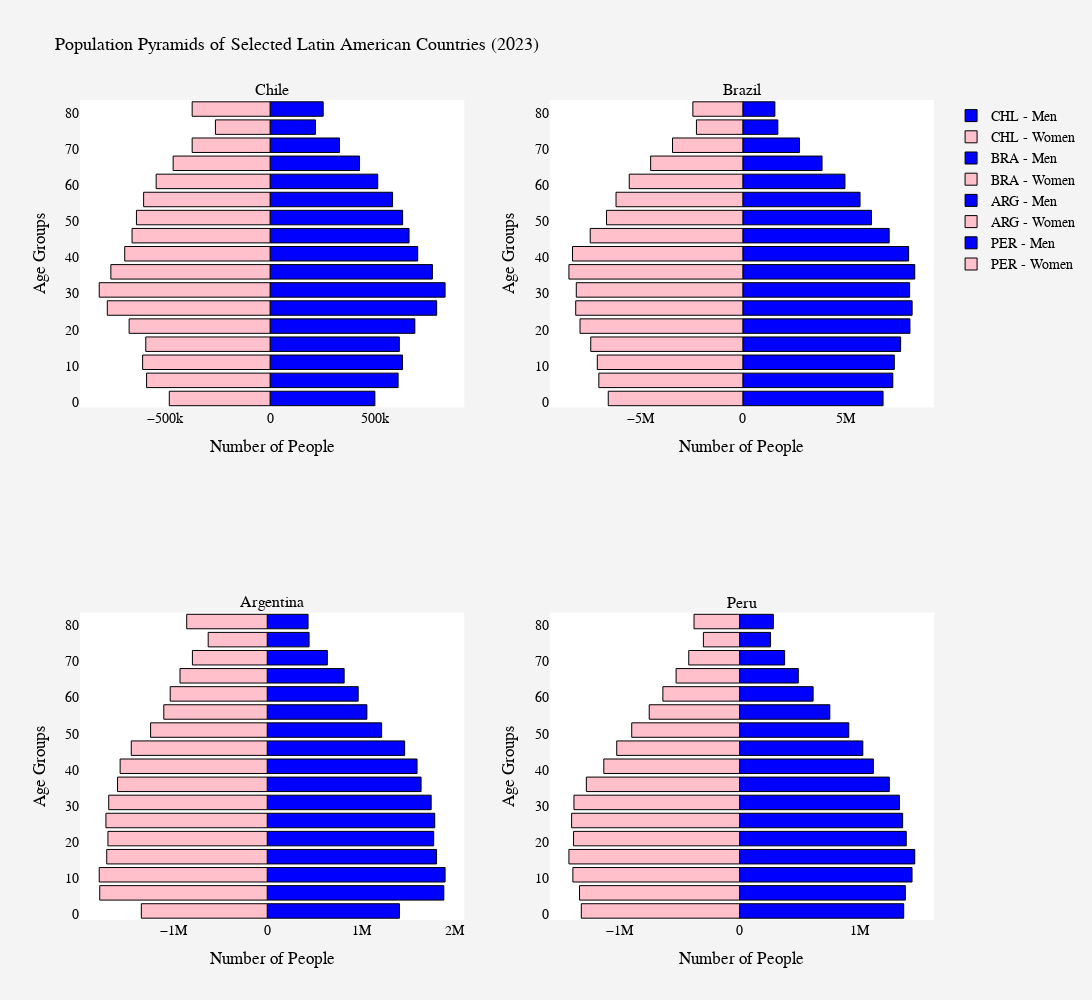
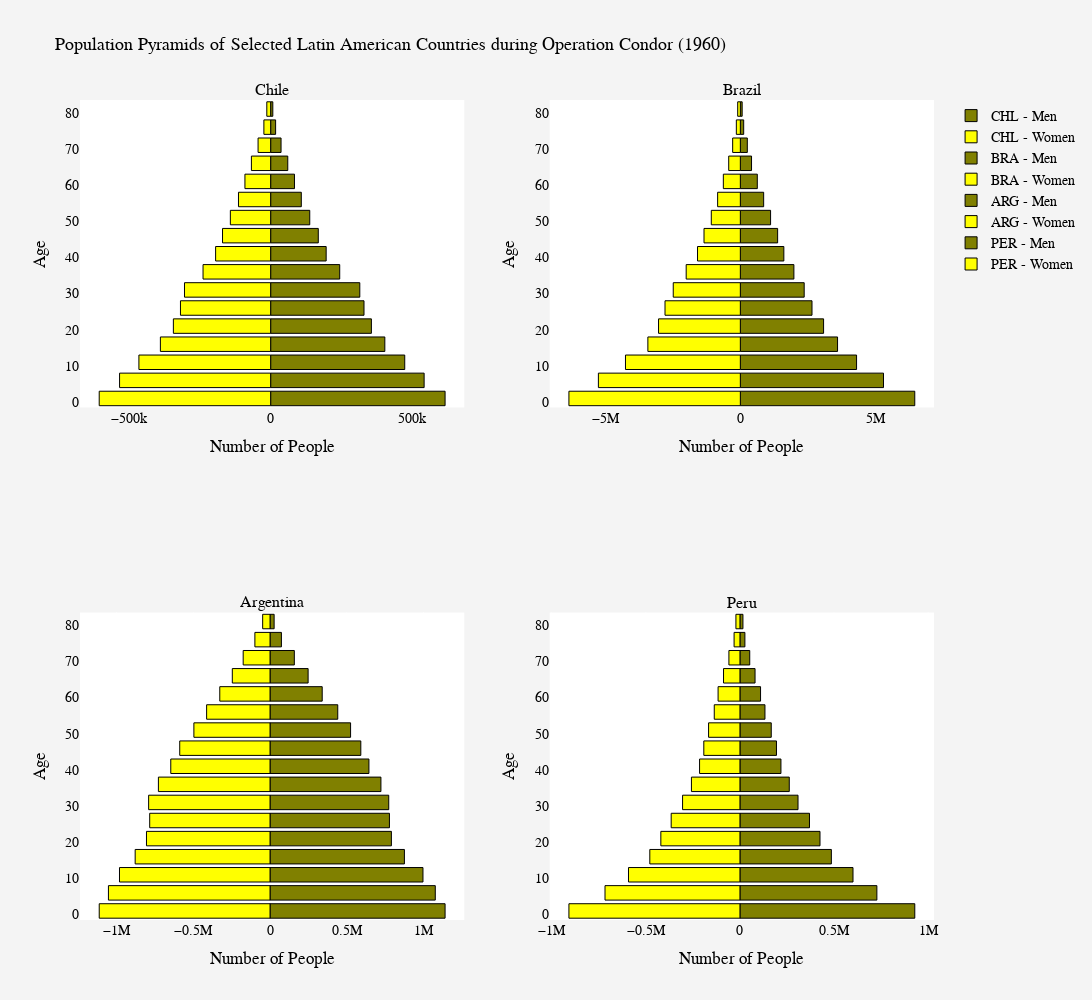

Source (notebook cell) for these figures, in order:
### Code cell
# A figure comparing the population pyramids of various Operation Condor countries in 1980

# Define multiple countries
country_choices = ["CHL", "BRA", "ARG", "PER"]
country_titles = ["Chile", "Brazil", "Argentina", "Peru"]

# Create a subplot layout (2 rows, 2 columns)
fig_5 = make_subplots(rows=2, cols=2, subplot_titles=country_titles)

# Loop through each country and generate its population pyramid
for i, (country, title) in enumerate(zip(country_choices, country_titles)):
    condor_countries = wbdata.get_dataframe(categories, country=country)

    # Extract male and female data
    male_data = condor_countries.loc[str(1960), :].filter(regex="Male").values
    female_data = -condor_countries.loc[str(1960), :].filter(regex="Female").values  # Negative for left alignment
    age_groups = [int(s[:2]) + 1 for s in ages]  # Convert age labels to integers

    # Determine subplot position
    row = i // 2 + 1
    col = i % 2 + 1

    # Add Male bar trace
    fig_5.add_trace(go.Bar(
        x=male_data,
        y=age_groups,
        orientation='h',
        name=f'{country} - Men',
        marker=dict(color='olive', line=dict(color='black', width=1)),
        hoverinfo='skip'
    ), row=row, col=col)

    # Add Female bar trace
    fig_5.add_trace(go.Bar(
        x=female_data,
        y=age_groups,
        orientation='h',
        name=f'{country} - Women',
        marker=dict(color='yellow', line=dict(color='black', width=1)),
        hoverinfo='skip'
    ), row=row, col=col)

 # Customize X and Y axis labels for each subplot
    fig_5.update_xaxes(title_text="Number of People", row=row, col=col)
    fig_5.update_yaxes(title_text="Age", row=row, col=col)

# Updated layout for aesthetics!
fig_5.update_layout(
    title="Population Pyramids of Selected Latin American Countries during Operation Condor (1960)",
    title_font=dict(size=18, color='black'),
    barmode='overlay',
    width=1200,  # Adjust width
    height=1000,  # Adjust height
    paper_bgcolor='#f4f4f4',
    plot_bgcolor='#ffffff',
    font=dict(family="Arial, sans-serif", size=14, color="black"),
    showlegend=True
)

# Make the final figure
fig_5.show()

### Figure 1 — Plotly figure (JSON) as saved in the notebook; plotly's stock layout.template omitted (floating-point values rounded to 4 significant figures)
{"data": [{"hoverinfo": "skip", "marker": {"color": "blue", "line": {"color": "black", "width": 1}}, "name": "CHL - Men", "orientation": "h", "type": "bar", "x": [499497, 610220, 631358, 616013, 690037, 793927, 834125, 773666, 703612, 662342, 631789, 583889, 513041, 426389, 330819, 216319, 253115], "xaxis": "x", "y": [1, 6, 11, 16, 21, 26, 31, 36, 41, 46, 51, 56, 61, 66, 71, 76, 81], "yaxis": "y"}, {"hoverinfo": "skip", "marker": {"color": "pink", "line": {"color": "black", "width": 1}}, "name": "CHL - Women", "orientation": "h", "type": "bar", "x": [-480317, -588597, -607569, -592471, -671864, -775831, -814411, -758933, -692781, -657851, -637002, -602749, -542995, -462029, -371355, -260530, -371391], "xaxis": "x", "y": [1, 6, 11, 16, 21, 26, 31, 36, 41, 46, 51, 56, 61, 66, 71, 76, 81], "yaxis": "y"}, {"hoverinfo": "skip", "marker": {"color": "blue", "line": {"color": "black", "width": 1}}, "name": "BRA - Men", "orientation": "h", "type": "bar", "x": [6816811, 7290633, 7363354, 7671684, 8123635, 8229536, 8107738, 8359157, 8060566, 7113490, 6252678, 5697406, 4964556, 3850614, 2753262, 1700312, 1557629], "xaxis": "x2", "y": [1, 6, 11, 16, 21, 26, 31, 36, 41, 46, 51, 56, 61, 66, 71, 76, 81], "yaxis": "y2"}, {"hoverinfo": "skip", "marker": {"color": "pink", "line": {"color": "black", "width": 1}}, "name": "BRA - Women", "orientation": "h", "type": "bar", "x": [-6544038, -7001765, -7076314, -7395848, -7916483, -8126560, -8098401, -8456781, -8281868, -7420735, -6629255, -6166153, -5523358, -4482837, -3420327, -2256565, -2430382], "xaxis": "x2", "y": [1, 6, 11, 16, 21, 26, 31, 36, 41, 46, 51, 56, 61, 66, 71, 76, 81], "yaxis": "y2"}, {"hoverinfo": "skip", "marker": {"color": "blue", "line": {"color": "black", "width": 1}}, "name": "ARG - Men", "orientation": "h", "type": "bar", "x": [1408989, 1882511, 1895989, 1805165, 1774537, 1785580, 1747637, 1640079, 1597110, 1464950, 1219398, 1062536, 969758, 820092, 640804, 446349, 435496], "xaxis": "x3", "y": [1, 6, 11, 16, 21, 26, 31, 36, 41, 46, 51, 56, 61, 66, 71, 76, 81], "yaxis": "y3"}, {"hoverinfo": "skip", "marker": {"color": "pink", "line": {"color": "black", "width": 1}}, "name": "ARG - Women", "orientation": "h", "type": "bar", "x": [-1341640, -1785322, -1790819, -1710682, -1698011, -1719381, -1689393, -1595314, -1567877, -1449036, -1243297, -1102245, -1034084, -929671, -797329, -629105, -858214], "xaxis": "x3", "y": [1, 6, 11, 16, 21, 26, 31, 36, 41, 46, 51, 56, 61, 66, 71, 76, 81], "yaxis": "y3"}, {"hoverinfo": "skip", "marker": {"color": "blue", "line": {"color": "black", "width": 1}}, "name": "PER - Men", "orientation": "h", "type": "bar", "x": [1370861, 1384482, 1440423, 1463356, 1392057, 1362066, 1335400, 1250657, 1117326, 1029494, 912515, 753959, 614388, 490671, 376644, 259113, 282030], "xaxis": "x4", "y": [1, 6, 11, 16, 21, 26, 31, 36, 41, 46, 51, 56, 61, 66, 71, 76, 81], "yaxis": "y4"}, {"hoverinfo": "skip", "marker": {"color": "pink", "line": {"color": "black", "width": 1}}, "name": "PER - Women", "orientation": "h", "type": "bar", "x": [-1321007, -1336033, -1391364, -1424581, -1385686, -1401972, -1382513, -1279020, -1133262, -1025446, -900239, -754001, -639918, -529570, -423974, -301647, -379940], "xaxis": "x4", "y": [1, 6, 11, 16, 21, 26, 31, 36, 41, 46, 51, 56, 61, 66, 71, 76, 81], "yaxis": "y4"}], "layout": {"annotations": [{"font": {"size": 16}, "showarrow": false, "text": "Chile", "x": 0.225, "xanchor": "center", "xref": "paper", "y": 1, "yanchor": "bottom", "yref": "paper"}, {"font": {"size": 16}, "showarrow": false, "text": "Brazil", "x": 0.775, "xanchor": "center", "xref": "paper", "y": 1, "yanchor": "bottom", "yref": "paper"}, {"font": {"size": 16}, "showarrow": false, "text": "Argentina", "x": 0.225, "xanchor": "center", "xref": "paper", "y": 0.375, "yanchor": "bottom", "yref": "paper"}, {"font": {"size": 16}, "showarrow": false, "text": "Peru", "x": 0.775, "xanchor": "center", "xref": "paper", "y": 0.375, "yanchor": "bottom", "yref": "paper"}], "barmode": "overlay", "font": {"color": "black", "family": "Arial, sans-serif", "size": 14}, "height": 1000, "paper_bgcolor": "#f4f4f4", "plot_bgcolor": "#ffffff", "showlegend": true, "title": {"font": {"color": "black", "size": 18}, "text": "Population Pyramids of Selected Latin American Countries (2023)"}, "width": 1200, "xaxis": {"anchor": "y", "domain": [0, 0.45], "title": {"text": "Number of People"}}, "xaxis2": {"anchor": "y2", "domain": [0.55, 1], "title": {"text": "Number of People"}}, "xaxis3": {"anchor": "y3", "domain": [0, 0.45], "title": {"text": "Number of People"}}, "xaxis4": {"anchor": "y4", "domain": [0.55, 1], "title": {"text": "Number of People"}}, "yaxis": {"anchor": "x", "domain": [0.625, 1], "title": {"text": "Age Groups"}}, "yaxis2": {"anchor": "x2", "domain": [0.625, 1], "title": {"text": "Age Groups"}}, "yaxis3": {"anchor": "x3", "domain": [0, 0.375], "title": {"text": "Age Groups"}}, "yaxis4": {"anchor": "x4", "domain": [0, 0.375], "title": {"text": "Age Groups"}}}}

### Figure 2 — Plotly figure (JSON) as saved in the notebook; plotly's stock layout.template omitted (floating-point values rounded to 4 significant figures)
{"data": [{"hoverinfo": "skip", "marker": {"color": "olive", "line": {"color": "black", "width": 1}}, "name": "CHL - Men", "orientation": "h", "type": "bar", "x": [615822, 541843, 473374, 403101, 355691, 329586, 314748, 243843, 195972, 168181, 138055, 108257, 84090, 60452, 36760, 17538, 7675], "xaxis": "x", "y": [1, 6, 11, 16, 21, 26, 31, 36, 41, 46, 51, 56, 61, 66, 71, 76, 81], "yaxis": "y"}, {"hoverinfo": "skip", "marker": {"color": "yellow", "line": {"color": "black", "width": 1}}, "name": "CHL - Women", "orientation": "h", "type": "bar", "x": [-605220, -533376, -465134, -389273, -343435, -318387, -304161, -238684, -194318, -169915, -142271, -113566, -90807, -67944, -44422, -23893, -13556], "xaxis": "x", "y": [1, 6, 11, 16, 21, 26, 31, 36, 41, 46, 51, 56, 61, 66, 71, 76, 81], "yaxis": "y"}, {"hoverinfo": "skip", "marker": {"color": "olive", "line": {"color": "black", "width": 1}}, "name": "BRA - Men", "orientation": "h", "type": "bar", "x": [6472146, 5311928, 4312379, 3606971, 3088195, 2658615, 2369002, 1986975, 1614360, 1383461, 1121899, 865710, 629551, 415665, 258910, 124250, 68068], "xaxis": "x2", "y": [1, 6, 11, 16, 21, 26, 31, 36, 41, 46, 51, 56, 61, 66, 71, 76, 81], "yaxis": "y2"}, {"hoverinfo": "skip", "marker": {"color": "yellow", "line": {"color": "black", "width": 1}}, "name": "BRA - Women", "orientation": "h", "type": "bar", "x": [-6360067, -5267042, -4261847, -3430753, -3035027, -2795095, -2489442, -2009213, -1588784, -1348156, -1077837, -842574, -631117, -431438, -284547, -148910, -98186], "xaxis": "x2", "y": [1, 6, 11, 16, 21, 26, 31, 36, 41, 46, 51, 56, 61, 66, 71, 76, 81], "yaxis": "y2"}, {"hoverinfo": "skip", "marker": {"color": "olive", "line": {"color": "black", "width": 1}}, "name": "ARG - Men", "orientation": "h", "type": "bar", "x": [1141238, 1077413, 997104, 876153, 791265, 778572, 773962, 723027, 644773, 591918, 525149, 441604, 340212, 248381, 158503, 74327, 26910], "xaxis": "x3", "y": [1, 6, 11, 16, 21, 26, 31, 36, 41, 46, 51, 56, 61, 66, 71, 76, 81], "yaxis": "y3"}, {"hoverinfo": "skip", "marker": {"color": "yellow", "line": {"color": "black", "width": 1}}, "name": "ARG - Women", "orientation": "h", "type": "bar", "x": [-1113422, -1053331, -981232, -879089, -805368, -784295, -791313, -727579, -646925, -588578, -496343, -413242, -327470, -245862, -174919, -98633, -47930], "xaxis": "x3", "y": [1, 6, 11, 16, 21, 26, 31, 36, 41, 46, 51, 56, 61, 66, 71, 76, 81], "yaxis": "y3"}, {"hoverinfo": "skip", "marker": {"color": "olive", "line": {"color": "black", "width": 1}}, "name": "PER - Men", "orientation": "h", "type": "bar", "x": [929071, 727661, 600846, 485790, 425461, 369548, 308632, 262109, 217845, 194194, 166434, 132968, 109521, 80296, 52068, 26366, 15954], "xaxis": "x4", "y": [1, 6, 11, 16, 21, 26, 31, 36, 41, 46, 51, 56, 61, 66, 71, 76, 81], "yaxis": "y4"}, {"hoverinfo": "skip", "marker": {"color": "yellow", "line": {"color": "black", "width": 1}}, "name": "PER - Women", "orientation": "h", "type": "bar", "x": [-908752, -716977, -592214, -478965, -420290, -365361, -304811, -257748, -214511, -192048, -166670, -136432, -116166, -87217, -58668, -31145, -21391], "xaxis": "x4", "y": [1, 6, 11, 16, 21, 26, 31, 36, 41, 46, 51, 56, 61, 66, 71, 76, 81], "yaxis": "y4"}], "layout": {"annotations": [{"font": {"size": 16}, "showarrow": false, "text": "Chile", "x": 0.225, "xanchor": "center", "xref": "paper", "y": 1, "yanchor": "bottom", "yref": "paper"}, {"font": {"size": 16}, "showarrow": false, "text": "Brazil", "x": 0.775, "xanchor": "center", "xref": "paper", "y": 1, "yanchor": "bottom", "yref": "paper"}, {"font": {"size": 16}, "showarrow": false, "text": "Argentina", "x": 0.225, "xanchor": "center", "xref": "paper", "y": 0.375, "yanchor": "bottom", "yref": "paper"}, {"font": {"size": 16}, "showarrow": false, "text": "Peru", "x": 0.775, "xanchor": "center", "xref": "paper", "y": 0.375, "yanchor": "bottom", "yref": "paper"}], "barmode": "overlay", "font": {"color": "black", "family": "Arial, sans-serif", "size": 14}, "height": 1000, "paper_bgcolor": "#f4f4f4", "plot_bgcolor": "#ffffff", "showlegend": true, "title": {"font": {"color": "black", "size": 18}, "text": "Population Pyramids of Selected Latin American Countries during Operation Condor (1960)"}, "width": 1200, "xaxis": {"anchor": "y", "domain": [0, 0.45], "title": {"text": "Number of People"}}, "xaxis2": {"anchor": "y2", "domain": [0.55, 1], "title": {"text": "Number of People"}}, "xaxis3": {"anchor": "y3", "domain": [0, 0.45], "title": {"text": "Number of People"}}, "xaxis4": {"anchor": "y4", "domain": [0.55, 1], "title": {"text": "Number of People"}}, "yaxis": {"anchor": "x", "domain": [0.625, 1], "title": {"text": "Age"}}, "yaxis2": {"anchor": "x2", "domain": [0.625, 1], "title": {"text": "Age"}}, "yaxis3": {"anchor": "x3", "domain": [0, 0.375], "title": {"text": "Age"}}, "yaxis4": {"anchor": "x4", "domain": [0, 0.375], "title": {"text": "Age"}}}}
